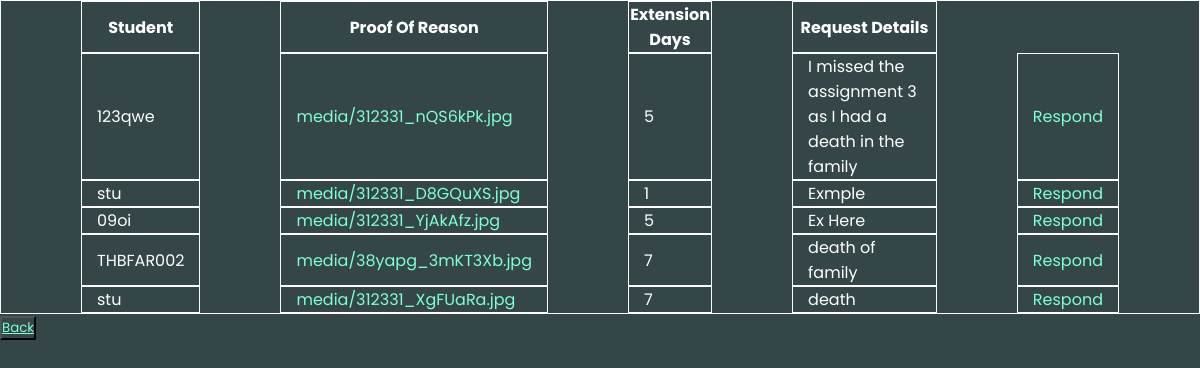
The page /convCompassionateReqs/ on the database its author committed.
### accounts/models.py (models this page shows)
class CompassionateRequest(models.Model):
    studentNumber = models.CharField(null = False, blank = False, max_length=10, default=1)
    proofOfReason = models.FileField(upload_to='media',blank=False)
    extensionDays = models.IntegerField()
    requestDetails = models.CharField(null = True, blank = True, max_length=1000)
    class Meta:
        db_table = 'Compassionate Request'

### accounts/views.py (the view)
# urls.py: path("convCompassionateReqs/",views.conv_compassionateRequests, name="convCompassionateReqs"),
def conv_compassionateRequests(request):
    data_List = CompassionateRequest.objects.all()
    context = {'data_List': data_List}
    return render (request, 'compassionateRequestsConvenor.html', context)

### templates/compassionateRequestsConvenor.html (shortened to what this page needs)
{% load static %}
<!DOCTYPE html>
<html lang="en">
<head>
    <link rel="stylesheet" href="{% static 'css/tables.css' %}">
</head>
<body>
    <table class="center">
        <tr>
            <th>Student</th>
            <th>Proof Of Reason</th>
            <th>Extension Days</th>
            <th>Request Details</th>
        </tr>
            {% for item in data_List %}
        <tr>
            <td>{{item.studentNumber}}</td>
            <td><a href="{{item.proofOfReason.url}}" download>{{item.proofOfReason}}</a></td>
            <td>{{item.extensionDays}}</td>
            <td>{{item.requestDetails}}</td>
            <td><a href="{% url 'compassionateResponseConvenor' %}">Respond</a></td>
        </tr>
            {% endfor %}
    </table>
    <button><a href="{% url 'convenor' %}">Back</a></button>
</body>
</html>

### static/css/tables.css (style rules this page uses)
* { margin: 0; padding: 0; box-sizing: border-box; font-family: 'Poppins', sans-serif; background-color: #344647; }
table, th, td { border: 1px solid white; color: white; }
table { border-spacing: 80px 0; border-collapse: separate; }
td { padding: 0 15px; }
table a { text-decoration: none; color:aquamarine; }
.center { margin-left: auto; margin-right: auto; }
button a { color: aquamarine; }

### rows shown on the page
CompassionateRequest: studentNumber "123qwe", proofOfReason "media/312331_nQS6kPk.jpg", extensionDays "5", requestDetails "I missed the assignment 3 as I had a death in the family"
CompassionateRequest: studentNumber "stu", proofOfReason "media/312331_D8GQuXS.jpg", extensionDays "1", requestDetails "Exmple"
CompassionateRequest: studentNumber "09oi", proofOfReason "media/312331_YjAkAfz.jpg", extensionDays "5", requestDetails "Ex Here"
CompassionateRequest: studentNumber "THBFAR002", proofOfReason "media/38yapg_3mKT3Xb.jpg", extensionDays "7", requestDetails "death of family"
CompassionateRequest: studentNumber "stu", proofOfReason "media/312331_XgFUaRa.jpg", extensionDays "7", requestDetails "death"
